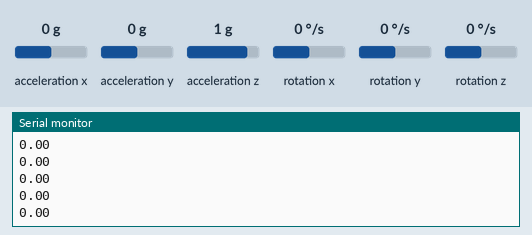
A sketch run on a simulated ESP32. Shown: the last lines printed to the serial monitor. Inputs (shaded band) come from the test bench; at power-on: acceleration x 0 g, acceleration y 0 g, acceleration z 1 g, rotation x 0 °/s, rotation y 0 °/s, rotation z 0 °/s.

Above: at 1.2 s.
1.3 s: acceleration x set to -1.4 g
At 2.1 s:
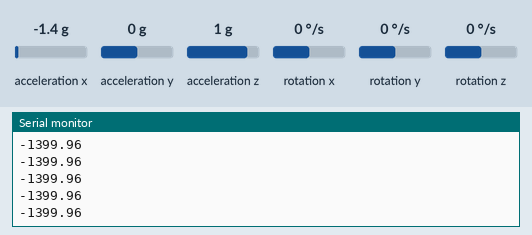
2.8 s: acceleration x set to -0.8 g
At 3.3 s:
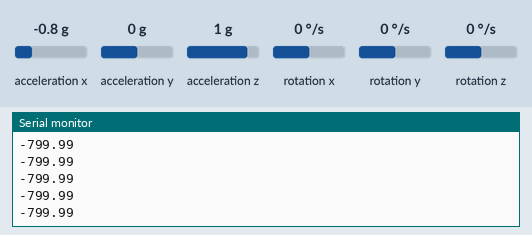
Timing chart, 0 to 5.8 s (numbered marks = the images above; inputs shaded):
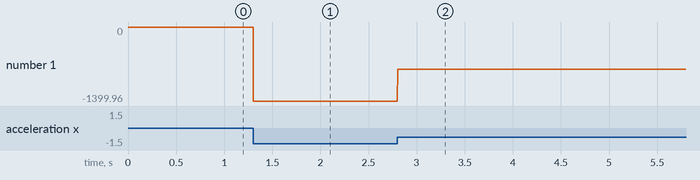

Measured:
- after the input at 1.3 s, the serial monitor: prints a new line at once (image 1)
- after the input at 2.8 s, the serial monitor: prints a new line at once (image 2)
- plotted number 1: 0 → -1399.96 after the input at 1.3 s, -1399.96 → -799.99 after the input at 2.8 s

The sketch:

ARDUINO_ESP32_DADOS_BRUTOS.ino
```cpp
/*============================================================================
PROJETO: APLICAÇÃO DA TRANSORMADA RÁPIDA DE FOURIER NO
PROCESSAMENTO DE SINAIS DE VIBRAÇÃO EM AEROGERADORES
DE PEQUENO PORTE E INTEGRAÇÃO COM COMUNICAÇÃO LORA
AUTOR 1: AIRTON MATHIAS
AUTOR 2: RAFAEL JUNKES
ORIENTADOR: CARLOS EDUARDO VIANA
MODELO MICROPROCESSADPOR: ESP-WROOM-32-DEVKIT1
IDE: Arduino IDE 2.3.1
============================================================================*/

#include <Wire.h>
#include "MPU6050.h" //https://github.com/ElectronicCats/mpu6050

MPU6050 mpu;

#define SAMPLES 256 // Número de amostras para o vetor de armazenamento
#define SAMPLING_FREQ 1000 // Frequência de amostragem em Hz

void setup() {
Serial.begin(115200);
 Wire.begin();

Serial.println("Initializing MPU6050...");
 mpu.initialize();
Serial.println("MPU6050 initialized successfully");
}

void loop() {
 // Ler os dados do acelerômetro
 int16_t ax_raw, ay_raw, az_raw;
mpu.getAcceleration(&ax_raw, &ay_raw, &az_raw);

 // Converter para unidades de g
 double ax_g = (double)ax_raw / 16384.0;
 double ay_g = (double)ay_raw / 16384.0;
 double az_g = (double)az_raw / 16384.0;

 // Armazenar os dados em vetores
 static double ax[SAMPLES];
 static double ay[SAMPLES];
 static double az[SAMPLES];

 for (int i = SAMPLES - 1; i > 0; i--) {
   ax[i] = ax[i - 1];
   ay[i] = ay[i - 1];
   az[i] = az[i - 1];
 }
 ax[0] = ax_g*1000;
 ay[0] = ay_g;
 az[0] = az_g;

 // Imprimir os valores dos vetores X, Y e Z no Serial Plotter
//Serial.print("X: ");
 Serial.println(ax[0]);
//Serial.print("\tY: ");
//Serial.print(ay[0]);
//Serial.print("\tZ: ");
//Serial.println(az[0]);

  delayMicroseconds(500);  ; // Ajuste conforme necessário para a taxa de atualização desejada
}
```
